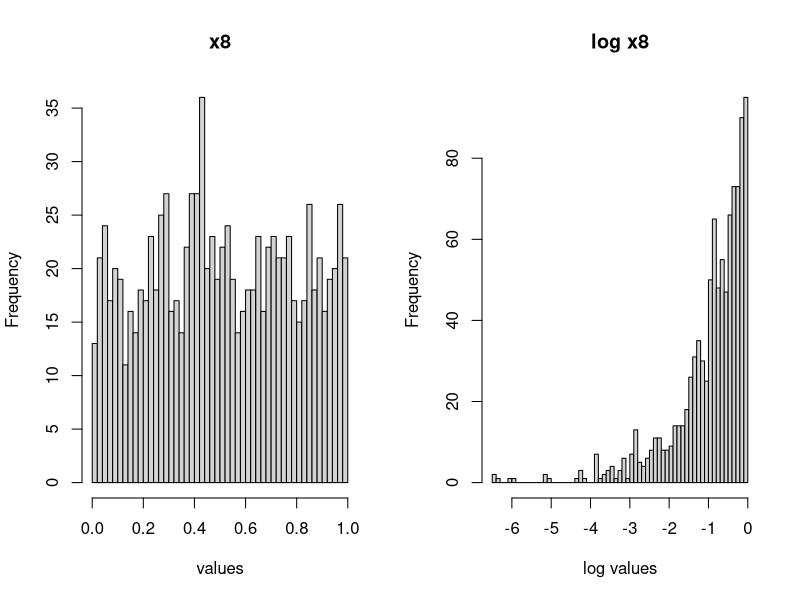
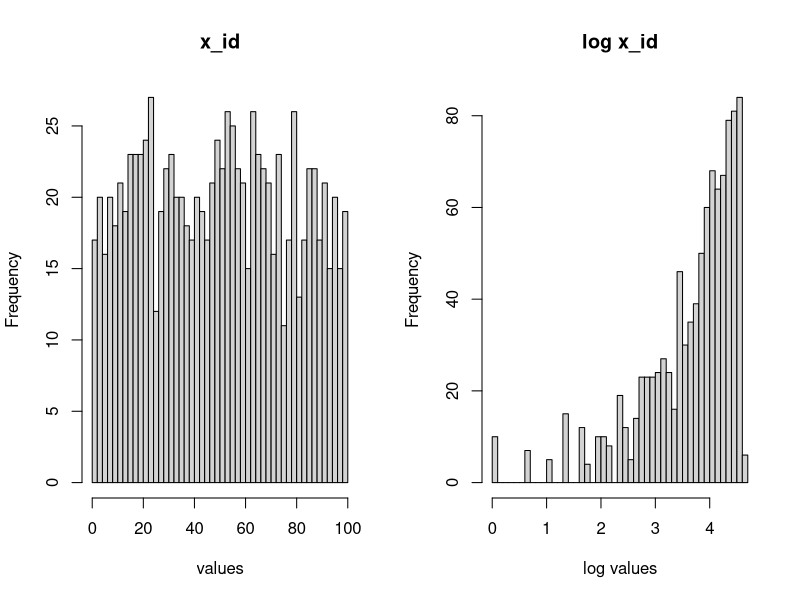

Recreate these plots in R, in order.
rm(list = ls())
library(dplyr)


# Per Lapsus
# CTRL + C per commentare più righe di codice

# /////////////////////////////////////////////////////////////////////////////
#  ----------------------- Lettura e Preprocessing -----------------------------
# /////////////////////////////////////////////////////////////////////////////


# per avere un'idea del file da terminale: 
# head nome_file.formato

dati = read.csv("test_dataset/df_multi.csv", sep = ",", stringsAsFactors = F)

# NOTA: converto in fattori solo alla fine del preprocessing
# in modo da non dover riconvertire tutto ogni volta 

# controllo
str(dati)

# rinomimo la risposta in y: cambia il primo "y" in base al problema
names(dati)[which(names(dati) == "y")] = "y"

# controllo 
str(dati)

# §§§§§§§§§§§§§§§§§§§§§§§§§§§§§§§§§§§§§§§§§§§§§§§§§§§§§§§§§§§§§§§§
# Generico -------------------------------------------------------
# §§§§§§§§§§§§§§§§§§§§§§§§§§§§§§§§§§§§§§§§§§§§§§§§§§§§§§§§§§§§§§§§


# @@@@@@@@@@@@@@@@@@@@@@@@@@@@@@@@@@@@@@@@@@@@@@
# Valori mancanti 1 --------------------------------
# @@@@@@@@@@@@@@@@@@@@@@@@@@@@@@@@@@@@@@@@@@@@@@
# per ogni variabile controlla i dati mancanti per colonna
# definisco la funzione per contare il numero di unità
# uguali a un certo valore in un vettore



# Funzioni utili
CountEqualTo = function(vector_object, value){
  length(which(vector_object == value))
}


# controlla se value è presente nel vettore
IsValueInVector = function(vector_object, value){
  # definita prima
  if(CountEqualTo(vector_object, value) == 0){
    return(FALSE)
  }
  return(TRUE)
}



# Mancanti NA (classici)
missing_freq_NA = apply(dati, 2, function(col) sum(is.na(col)))
missing_freq_NA

# Mancanti "" (caratteri vuoti: "")

# Eventualmente cambia il parametro "" con altri in base al propblema
missing_freq_empty = apply(dati, 2, function(col) CountEqualTo(col, ""))
missing_freq_empty

# Totale mancanti: NA + empty
missing_freq_NA + missing_freq_empty


# righe dati mancanti NA
row_missing_index_NA = which(is.na(dati))

# righe dati mancanti empty

row_missing_index_empty = which((apply(dati, 1, function(row) (IsValueInVector(row, "")))) == TRUE)

head(row_missing_index_empty)

# eventuale gestione caso per caso

# Possibilità

# 1) Rimozione osservazioni se sono poche rispetto alla numerosità totale
# e n è molto grande
# dati = dati[-row_missing_index_NA,]
# dati = dati[-row_missing_index_empty,]


# 2) Se qualitativa: creazione di una nuova modalità
# es dati$v2 =  ifelse(da$v2, is.na, "missing", da$v2)


# 3) Se quantitativa:
# 3.1) rimozione
# 3.2) suddivisione in classi con aggiunta della modalità mancante
# 3.3) imputazione e imputazione con es. media o mediana -> mai fatto
#     un'altro modo per fare imputazione è trattare il predittore come risposta
#     rispetto agli altri predittori

# Per motivi di tempo nell'esame effettuo o 3.1) o 3.2)

# @@@@@@@@@@@@@@@@@@@@@@@@@@@@@@@@@@@@@@@@@@@@@@
# Rimozioni variabili --------------------------
# @@@@@@@@@@@@@@@@@@@@@@@@@@@@@@@@@@@@@@@@@@@@@@

# Rimozione di variabili esplicative
dati$X = NULL

# Rimozione Leaker 


# @@@@@@@@@@@@@@@@@@@@@@@@@@@@@@@@@@@@@@@@@@@@@@
# Rimozione Osservazioni -----------------------
# @@@@@@@@@@@@@@@@@@@@@@@@@@@@@@@@@@@@@@@@@@@@@@

# seleziono un sotto insieme dei dati
# controllo valori mancanti
# se in frequenza sono relativamente pochi

# selezione di un sottoinsieme di dati per il problema in questione

# dati = dati[dati$Stato == "Successful",]
# dati$Stato = NULL

# controllo 
str(dati)


# §§§§§§§§§§§§§§§§§§§§§§§§§§§§§§§§§§§§§§§§§§§§§§§§§§§§§§§§§§§§§§§§
# Specifico -----------------------------------------------------
# §§§§§§§§§§§§§§§§§§§§§§§§§§§§§§§§§§§§§§§§§§§§§§§§§§§§§§§§§§§§§§§§


# @@@@@@@@@@@@@@@@@@@@@@@@@@@@@@@@@@@@@@@@@@@@@@
# Testo ----------------------------------------
# @@@@@@@@@@@@@@@@@@@@@@@@@@@@@@@@@@@@@@@@@@@@@@

# generale



# 2) gsub: sostitusice la stringa
# pattern = "-[[:digit:]][[:digit:]]-[[:digit:]][[:digit:]]"
# head(gsub(pattern = pattern, replacement = "", x = dati$variabile)

# 3) substring
# primi quattro caratteri (start = 1, stop = 4)
# head(substr(as.character(dati$variabile), 1, 4))

# grepl: controllo logico se è presente un pattern
# + grepl (logical): controllo presenza o assenza di stringa
# es mese di marzo
# head(grepl("-03-", x = dati$Data.di.lancio, ignore.case = TRUE))

# altro esempio con grepl -> weekend o no
# grepl(pattern = "dom|sab",
#       c("fwf w Domenica", "Sabato esco", "Luned dwdw"),
#       ignore.case = T)

# rimozione variabili ridondanti

# dati$Data.di.lancio = NULL
# dati$Data.di.termine = NULL

str(dati)

# @@@@@@@@@@@@@@@@@@@@@@@@@@@@@@@@@@@@@@@@@@@@@@
# Data -----------------------------------------
# @@@@@@@@@@@@@@@@@@@@@@@@@@@@@@@@@@@@@@@@@@@@@@

# %Y-%m-%d
date_time_default_str = "[[:digit:]][[:digit:]][[:digit:]][[:digit:]]-[[:digit:]][[:digit:]]-[[:digit:]][[:digit:]]"
date_expr_str = "[0-9]{4}-[0-9]{2}-[0-9]{2}" # esempio 2022-07-28
date_expr_str_raw = "[0-9]{8}" # esempio 20220728
date_format = "%Y-%m-%d"

# ATTENZIONE: da cambiare di caso in caso
temp_var_name = "x6"

# Se necessario prima devo pulire i dati con la data
# seleziono le righe non NA non empty per una particolare variabile con la data

# Per una variabile: per altre variabili copia e incolla

# tutti i valori da NON modificare
index_na_empty = which(is.na(dati[, temp_var_name]) | dati[, temp_var_name] == '')

# pulisci questi valori (dipende dal problema in questione)
# metodo 1: esempio -> se le posizioni sono fisse 
# substring("2022-09-08fwfwfw", 1, 10)

# dati[-index_na_empty, temp_var_name] = substring(dati[-index_na_empty, temp_var_name], 1, 10)
# 
# head(dati[-index_na_empty, temp_var_name])


# in alternativa
# regmatches("2022-09-08fwfwfw", gregexpr(date_expr_str, "2022-09-08fwfwfw"))[[1]]

dati[-index_na_empty, temp_var_name] = unlist(regmatches(dati[-index_na_empty, temp_var_name],
                                                         gregexpr(date_expr_str,
                                                                  dati[-index_na_empty, temp_var_name])))
head(dati[-index_na_empty, temp_var_name])

# modifica della data
# se il formato è diverso invertire i caratteri in tryFormat
dati[, temp_var_name] = as.Date(dati[,temp_var_name], tryFormat = "%Y-%m-%d")

# estraggo l'anno e il mese
dati$anno = format(dati[, temp_var_name], "%Y") # lo teniamo con categoriale
str(dati$anno)
table(dati$anno)

dati$mese =  format(dati[, temp_var_name], "%m")
table(dati$mese)


# rimozione variabile 
dati[,temp_var_name] = NULL
rm(temp_var_name)
rm(index_na_empty)

# Eventualmente nuova variabile differenza (in giorni)
# se ad esempio c'è una data di inizio e una di fine
# differenza in giorni
# dati$Durata = as.numeric(dati$Data.di.termine - dati$Data.di.lancio)
# 
# str(dati$Durata)


# @@@@@@@@@@@@@@@@@@@@@@@@@@@@@@@@@@@@@@@@@@@@@@
# Valori mancanti 2 ----------------------------
# @@@@@@@@@@@@@@@@@@@@@@@@@@@@@@@@@@@@@@@@@@@@@@
# per ogni variabile controlla i dati mancanti per colonna

# @@@@@@@@@@@@@@@@@@@@@@@@@@@@@@@@@@@@@@@@@@@@@@
# Valori mancanti EMPTY ----------------------
# @@@@@@@@@@@@@@@@@@@@@@@@@@@@@@@@@@@@@@@@@@@@@@
# Mancanti "" (caratteri vuoti: "") (più facili da gestire)

# Eventualmente cambia il parametro "" con altri in base al propblema
missing_freq_empty = apply(dati, 2, function(col) CountEqualTo(col, ""))
missing_freq_empty

# se sono character sono quasi sicuramente categoriali (controlla comunque)
str(dati)

# aggiungo la modalità "EMPTY" al posto di ""

# ottieni i nomi per cui ci sono dei ""
names_missing = names(missing_freq_empty[which(missing_freq_empty > 0)])

# sostituisco i "" con il character "EMPTY" (attenzione al problema specifico)
# (potrebbe essere necessario cambiare nome alla modalità)
dati[,names_missing] = apply(dati[,names_missing], 2,
                             function(col) ifelse(col == '', "EMPTY", col))

head(dati[,names_missing])

# @@@@@@@@@@@@@@@@@@@@@@@@@@@@@@@@@@@@@@@@@@@@@@
# Valori mancanti NA ---------------------------
# @@@@@@@@@@@@@@@@@@@@@@@@@@@@@@@@@@@@@@@@@@@@@@
# Mancanti NA (classici) (più difficili da gestire)
missing_freq_NA = apply(dati, 2, function(col) sum(is.na(col)))
missing_freq_NA


str(dati)
# se ci sono dei dati character che presentano dei NA: di fatto posso considerarli
# come "" e ripetere la procedura "EMPTY"

# per questo specifico problema questa casistica si presenta con
# le variabili "anno" e "mese"
# copia - incolla:
case_specific_missing = c("anno", "mese")

dati[,case_specific_missing] = apply(dati[,case_specific_missing], 2,
                             function(col) ifelse(is.na(col), "EMPTY", col))


# Controllo
# righe dati mancanti empty
# non dovrebbero esserci
row_missing_index_empty = which((apply(dati, 1, function(row) (IsValueInVector(row, "")))) == TRUE)
length(row_missing_index_empty)


# NA
missing_freq_NA = apply(dati, 2, function(col) sum(is.na(col)))
missing_freq_NA
str(dati)


# @@@@@@@@@@@@@@@@@@@@@@@@@@@@@@@@@@@@@@@@@@@@@@
# Rimozione tutte righe con NA -----------------
# @@@@@@@@@@@@@@@@@@@@@@@@@@@@@@@@@@@@@@@@@@@@@@


# righe dati mancanti NA
row_missing_index_NA = which((apply(dati, 1, function(row)( NA %in% row))))
# se sono poche le elimino
length(row_missing_index_NA)

# elimino le righe con dati mancanti se sono poche
# rispetto alla numerosità campionaria
# soglia arbitraria -> da cambiare

length(row_missing_index_NA) / NROW(dati)

if((length(row_missing_index_NA) / NROW(dati)) < 0.05){
  dati = dati[-row_missing_index_NA,]
}


# @@@@@@@@@@@@@@@@@@@@@@@@@@@@@@@@@@@@@@@@@@@@@@
# Valori mancanti NA Quantitative --------------
# @@@@@@@@@@@@@@@@@@@@@@@@@@@@@@@@@@@@@@@@@@@@@@

# Visto il tempo limitato adotto una delle seguenti opzioni:
# 1) eliminazione mancanti se sono pochi (in base al problema)
# 2) converto in classi i valori quantitativi e aggiungo la modalità EMPTY
# in corrispondenza dei NA

# Per risparmiare tempo discrimino quali variabili sottoporre a 1) o 2)
# in base alla frequenza relativa di NA (può cambiare da problema a problema):
# sotto una certa soglia adotto 1), sopra adotto 2)

relative_missing_freqs = missing_freq_NA / NROW(dati)

# seleziono le variabili con frequenza relativa di valori NA inferiore 
# a una certa soglia prefissata
temp_threshold = 0.05

var_names_to_remove = colnames(dati[,which(relative_missing_freqs > 0 & relative_missing_freqs < temp_threshold)])
var_names_to_remove

if(length(var_names_to_remove != 0)){
  row_missing_index_NA_to_remove = which((apply(dati[,var_names_to_remove], 1, function(row)( NA %in% row))))
  dati = dati[-row_missing_index_NA_to_remove,]}
str(dati)


# 2)
# funzione per una di queste variabili
# @param var_vector: vettore di variabile quantitativa con eventuali NA
# @param my_breaks vettore di separazione: default NA
# @param my_probs vettore di quantili: default quartili
# @return: vettore di character della variabile categorizzata per quantili 
# + modalità EMPTY al posto dei NA

ToCategoricalIncludeNA = function(var_vector,
                                  my_breaks = NA,
                                  my_probs = seq(0, 1, 0.25)){
  NOT_NA_index = which(!is.na(var_vector))
  
  used_breaks = my_breaks
  
  # default
  if(is.na(my_breaks)){
    used_breaks = quantile(var_vector, probs = my_probs, na.rm = TRUE)
  }
  
  to_breaks = as.character(cut(var_vector[NOT_NA_index],
                               breaks = unique(used_breaks),
                               include.lowest = TRUE))
  
  returned_vector = rep("EMPTY", length(var_vector))
  
  returned_vector[NOT_NA_index] = to_breaks
  
  return(returned_vector)
  
}


# test 
# ToCategoricalIncludeNA(c(1,2,NA,4,5,NA))


# lista di variabili quantitative da trasformare in qualitative
var_names_to_qual = colnames(dati[,which(relative_missing_freqs >= temp_threshold)])
var_names_to_qual

if(length(var_names_to_qual) != 0){
  # attenzione agli eventuali valori di default in ToCategoricalIncludeNA
  dati[,var_names_to_qual] = apply(dati[,var_names_to_qual], 2, 
                                   function(col) ToCategoricalIncludeNA(col))

}

rm(temp_threshold)

str(dati)

# @@@@@@@@@@@@@@@@@@@@@@@@@@@@@@@@@@@@@@@@@@@@@@
# Valori unici ---------------------------------
# @@@@@@@@@@@@@@@@@@@@@@@@@@@@@@@@@@@@@@@@@@@@@@


var_names = colnames(dati)

y_index = which(var_names == "y")

# +++++++++++++++++++++++++++++++++++++++++++++++++
# Individuo qualitative codificate come quantitative
# ++++++++++++++++++++++++++++++++++++++++++++++++++

# ottieni l'indice delle colonne delle variabili con il numero di modalità
# da eventualmente convertire in fattori
# !!!!RICHIESTA ATTENZIONE!!!!!

unique_vals_df = data.frame(nome = rep("", NCOL(dati)),
                            indice = rep(0, NCOL(dati)),
                            uniques = rep(0, NCOL(dati)))


unique_vals_df$nome = colnames(dati)
unique_vals_df$indice = as.numeric(1:NCOL(dati))
unique_vals_df$uniques = as.numeric(apply(dati, 2, function(col) length(unique(col))))


unique_vals_df

# eslcusione della y
unique_vals_df_no_y = unique_vals_df[-which(unique_vals_df$nome == "y"),]
unique_vals_df_no_y

# @@@@@@@@@@@@@@@@@@@@@@@@@@@@@@@@@@@@@@@@@@@@@@
# Riduzione categorie qualitative -------------
# @@@@@@@@@@@@@@@@@@@@@@@@@@@@@@@@@@@@@@@@@@@@@@

# Funzioni 
# ===================================================================

# @input my_table(table)
# @input first (int): how many values frequencies one should print (default all)
# @input print_lenght (bool): print the number of total unique values
# @return values frequency in decreasing frequency order
ReturnFirstTable = function(my_table,
                           first = NULL,
                           print_length = FALSE){
  
  if (print_length == TRUE){
    print(paste("number of unique values: ", length(my_table)))
  }
  
  # print all
  if(is.null(first)){
    first = length(my_table)
    return(my_table  %>% sort(decreasing = T))
  }
  
  # print only first
  else{
    return((my_table  %>% sort(decreasing = T))[1:min(first,length(my_table))])
  }
  
}

# @input my_df (data.frame)
# @input var_index_subset (vector of int): indexes of variables subset
# @input first (int): how many values frequencies one should print (default all)
# @input print_lenght (bool): print the number of total unique values
# @print values frequency in decreasing frequency order
# going forward with the "enter" input and backward with the "b" input

PrintAllTables = function(my_df,
                          var_index_subset = NULL,
                          first = NULL,
                          print_length = FALSE){
  
  # all variables
  if(is.null(var_index_subset)){
    var_index_subset = 1:NCOL(my_df)}
  
  var_index_counter = 0
  var_names_temp = colnames(my_df)
  
  print("press (enter) to forward and 'b' to backward and q to quit")
  
  while(var_index_counter < length(var_index_subset)){
    input = readline("")
    
    if((input == "q")){
      var_index_counter = length(var_index_subset) - 1}
    
    if((input != "b")){
      var_index_counter = var_index_counter + 1}
    
    if(input == "b"){
      var_index_counter = var_index_counter - 1}
    
    if(var_index_counter <= 0){
      var_index_counter = 1}
    
    
    print("--------------------------------------------")
    print(var_names_temp[var_index_subset[var_index_counter]])
    print(ReturnFirstTable(table(my_df[,var_index_subset[var_index_counter]]),
                    first,
                    print_length))
    print("--------------------------------------------")}
    
}



# Analisi prime 40 frequenze delle modalità di tutte
# le variabili

PrintAllTables(dati, first = 40)




# ritorna le modalità di var_name con frequenza minore di soglia
# con il "valore nuova"
# NOTA: il return DEVE essere ASSEGNATO
RaggruppaModalita = function(df, var_name, tabella_freq_modalita, soglia, valore_nuova){
  
  # modalità al di sotto di una certa frequenza
  modalita_sotto_soglia = names(which(tabella_freq_modalita < soglia))
  
  # raggruppo queste modalità
  return(ifelse(df[,var_name] %in% modalita_sotto_soglia, valore_nuova, df[,var_name]))
}
# ==========================================================================================

# Attenzione: l'implementazione di tree NON permette esplicative 
# categoriali con più di 30 modalità
# quindi eventualmente ridurre a max 30 modalità
# (compromesso di perdita informazione)


# ================================================================================

# @@@@@@@@@@@@@@@@@@@@@@@@@@@@@@@@@@@@@@@@@@@@@@@@@@@@@@@@
# Riduzione modalità qualitative per frequenza ----------
# @@@@@@@@@@@@@@@@@@@@@@@@@@@@@@@@@@@@@@@@@@@@@@@@@@@@@@@@
# Esempio di applicazione: cambiare il nome della variabile e la soglia
# ==============================================================================


unique_vals_df_no_y
str(dati)

# Variabile singola ----------------
# °°°°°°°°°°°°°°°°°°°° Warning: cambia nome variabile °°°°°°°°°°°°°°°°°°°°°°°°°°°°°°
# Per una specifica variabile 

# temp_table_freq = TableFreqFun(dati, "x5")
# temp_table_freq
# 
# dati[,"x5"] = RaggruppaModalita(dati, "x5", temp_table_freq, 400, "Altro")
# 
# # check
# temp_table_freq = TableFreqFun(dati, "x5")
# temp_table_freq
# 
# rm(temp_table_freq)

# Tutte le variabili character ------------------------
# per motivi computazionali, al costo di perdere informazioni
# riduco le modalità a 25 modalità

# funzione per una singola variabile
GroupValuesQual = function(df, qual_vector_var_name, new_name = "Altro"){
  temp_table_freq = table(df[,qual_vector_var_name]) %>% sort(decreasing = T)
  
  # meno di 30 modalità: non c'è bisogno di nessuna modifica
  if (length(temp_table_freq) <= 25){
    return(df[, qual_vector_var_name])
  }
  
  # altrimenti riduci le modalità
  # seleziona la frequenza soglia oltre cui aggregare
  # (temp_table_freq è già ordinata in ordine decrescente per frequenza)
  freq_threshold = temp_table_freq[24]
  
  return(RaggruppaModalita(df, qual_vector_var_name, temp_table_freq,
                           freq_threshold, new_name))
}

char_var_names = colnames(dati[,-y_index])[which(unlist(lapply(dati[,-y_index], typeof)) == "character")]

for(name in char_var_names){
  dati[,name] = GroupValuesQual(dati, name, "Altro")
}

str(dati)

# check 
unique_vals_df = data.frame(nome = rep("", NCOL(dati)),
                            indice = rep(0, NCOL(dati)),
                            uniques = rep(0, NCOL(dati)))


unique_vals_df$nome = colnames(dati)
unique_vals_df$indice = as.numeric(1:NCOL(dati))
unique_vals_df$uniques = as.numeric(apply(dati, 2, function(col) length(unique(col))))


unique_vals_df

# eslcusione della y
unique_vals_df_no_y = unique_vals_df[-which(unique_vals_df$nome == "y"),]
unique_vals_df_no_y


# @@@@@@@@@@@@@@@@@@@@@@@@@@@@@@@@@@@@@@@@@@@@@@@@@@@@@@@@@@@@@@@@@
# Riduzione quantitative in qualitative per poche modalità --------
# @@@@@@@@@@@@@@@@@@@@@@@@@@@@@@@@@@@@@@@@@@@@@@@@@@@@@@@@@@@@@@@@@
# + qualitative che sono codificate numericamente

# indici delle esplicative con meno di min_modalità modalità
# da aumentare in base al problema
min_modalita = 2

index_min_modalita = unique_vals_df_no_y$indice[which(unique_vals_df_no_y$uniques <= min_modalita)]
index_min_modalita

# trasformo in fattore queste ultime
for(i in index_min_modalita){
  dati[,i] = as.factor(dati[,i])
}

str(dati)




# +++++++++++++++++++++++++++++++++++++++++++++++++
# Nomi e indici di colonna delle variabili
# ++++++++++++++++++++++++++++++++++++++++++++++++++

# nomi delle esplicative qualitative e quantitative
# potrei dover effettuare questa operazione più volte


var_factor_index = which(sapply(dati, is.factor))
# se comprende l'indice della y  lo rimuovo
# da sistemare
if (y_index %in% var_factor_index){
  var_factor_index = var_factor_index[-which(var_factor_index == y_index)]}

var_char_index = which(sapply(dati, is.character))
# se comprende l'indice della y  lo rimuovo
# da sistemare
if (y_index %in% var_char_index){
  var_char_index = var_char_index[-which(var_char_index == y_index)]}


# comprende anche int
var_num_index = as.numeric(which(sapply(dati, is.numeric)))
# se comprende l'indice della y lo rimuovo
if (y_index %in% var_num_index){
  var_num_index = var_num_index[-which(var_num_index == y_index)]}


# +++++++++++++++++++++++++++++++++++++++++++++++++
# Conversione character in factor
# ++++++++++++++++++++++++++++++++++++++++++++++++++

for(i in var_char_index){
  dati[,i] = as.factor(dati[,i])
}


str(dati)


# +++++++++++++++++++++++++++++++++++++++++++++++++++++++++++++
# Aggiorno indici qualitative e nomi qualitative e quantitative
# +++++++++++++++++++++++++++++++++++++++++++++++++++++++++++++

var_qual_index =  as.numeric(c(var_char_index, var_factor_index))

var_qual_names = var_names[var_qual_index]

var_num_names = var_names[var_num_index]

# check 
var_qual_index
var_num_index


var_qual_names
var_num_names


# @@@@@@@@@@@@@@@@@@@@@@@@@@@@@@@@@@@@@@@@@@@@@@
# Analisi istrogramma quantitative -------------
# @@@@@@@@@@@@@@@@@@@@@@@@@@@@@@@@@@@@@@@@@@@@@@

# per ogni variabile esplicativa quantitativa 
# disegna l'istrogramma della sua distribuzione empirica
# e quella del suo logaritmo (opportunamente traslata)

# @input: my_df (data.frame)
# @input var_index_subset (vector of int): indexes of quantitative variables subset
# output: plots of each quantitative variable histogram
DrawQuantHist = function(my_df,
                        var_index_subset = NULL,
                        my_breaks = 50){
  
  # all variables
  if(is.null(var_index_subset)){
    var_index_subset = 1:NCOL(my_df)}
  
  var_index_counter = 0
  var_names_temp = colnames(my_df)
  
  par(mfrow = c(1,2))
  
  print("press (enter) to forward and 'b' to backward and q to quit")
  
  while(var_index_counter < length(var_index_subset)){
    input = readline("")
    
    if((input == "q")){
      var_index_counter = length(var_index_subset) - 1}
    
    if((input != "b")){
      var_index_counter = var_index_counter + 1}
    
    if(input == "b"){
      var_index_counter = var_index_counter - 1}
    
    if(var_index_counter <= 0){
      var_index_counter = 1}
    
    
    # original scale
    hist(my_df[,var_index_subset[var_index_counter]],
         breaks = my_breaks,
         main = var_names_temp[var_index_subset[var_index_counter]],
         xlab = "values")
    
    # log translated scale
    temp_min = min(my_df[,var_index_subset[var_index_counter]])
    
    if(temp_min > 0){
      temp_min = 0}
    
    hist(log(my_df[,var_index_subset[var_index_counter]] - temp_min + 1e-05 ),
         breaks = my_breaks,
         main = paste("log", var_names_temp[var_index_subset[var_index_counter]]),
         xlab = "log values")
    }
  
  par(mfrow = c(1,1))
  
}


# Analisi istogrammi
DrawQuantHist(dati, var_num_index)


# @@@@@@@@@@@@@@@@@@@@@@@@@@@@@@@@@@@@@@@@@@@@@@
# Scope ----------------------------------------
# @@@@@@@@@@@@@@@@@@@@@@@@@@@@@@@@@@@@@@@@@@@@@@

# funzione per creare le stringhe di interazione
# tra variabili della stessa tipologia
# (quantitativa - quantitativa e fattore - fattore)

# '@ input: array of strings   
# '@ return string formula of interaction terms
# example :
# input = c("a", "b", "c")
# output = "a:b + a:c + b:c" 
MakeSameInteractionsString = function(input_var_type_names){
  # preliminary checks
  if(length(input_var_type_names) == 0){
    cat("Warning: input_var_type_names is of length 0, return empty string")
    return("")
  }
  
  type_type_interactions_string = ""
  for (i in 1:length(input_var_type_names)){
    for (j in (i+1):length(input_var_type_names)){
      if (!(is.na(input_var_type_names[i]) | is.na(input_var_type_names[j])) & (j != i))
        type_type_interactions_string = paste(type_type_interactions_string,
                                              " + ",
                                              input_var_type_names[i],
                                              ":",
                                              input_var_type_names[j])
    }
  }
  
  # Remove the first " + " from the string
  type_type_interactions_string = substring(type_type_interactions_string, 6)
  
  return(type_type_interactions_string)
  
}

# stringhe intermedie
no_interaction_string = paste(var_names[-y_index], collapse = " + ")


qual_num_interactions_string = paste(outer(var_num_names,
                                           var_qual_names,
                                           FUN = function(x, y) paste(x, y, sep = ":")), collapse = " + ")

qual_qual_interactions_string = MakeSameInteractionsString(var_qual_names)


num_num_interactions_string = MakeSameInteractionsString(var_num_names)

# variabili quantitative al quadrato

num_vars_square_string = ""

if(length(var_num_names) != 0){
  num_vars_square_string <- paste("I(",
                                var_num_names,
                                "^2)",
                                sep = "", collapse = " + ")}


# string terms vector: vector of string terms
# return formula object
MakeFormula = function(string_terms_vector, intercept_bool = TRUE){
  base_formula = "y ~ "
  
  # remove empty vector terms
  string_terms_vector = string_terms_vector[which(string_terms_vector != "")]
  
  if (intercept_bool == FALSE){
    base_formula = paste(base_formula, " - 1 + ")
  }
  
  added_terms = paste(string_terms_vector, collapse = " + ")
  return(as.formula(paste(base_formula, added_terms)))
  
}


# creazione delle formule

# per evitare errori dovuti a formule troppo lunghe
options(expressions = 50000)

formula_yes_interaction_yes_intercept <- MakeFormula(c(no_interaction_string,
                                                       num_vars_square_string,
                                                       qual_qual_interactions_string,
                                                       qual_num_interactions_string))

formula_yes_interaction_no_intercept <- MakeFormula(c(no_interaction_string,
                                                      num_vars_square_string,
                                                      qual_qual_interactions_string,
                                                      qual_num_interactions_string),
                                                    intercept_bool = FALSE)

formula_yes_interaction_yes_intercept
formula_yes_interaction_no_intercept

# formula senza interazioni
formula_no_interaction_yes_intercept = MakeFormula(no_interaction_string)
formula_no_interaction_no_intercept = MakeFormula(no_interaction_string, intercept_bool = FALSE)

formula_no_interaction_yes_intercept
formula_no_interaction_no_intercept

# ///////////////////////////////////
# Save output on file ---------------
# //////////////////////////////////

# text.txt -------------

# initialize the output txt file to regularly write on in case 
# the software crashes
# also 

TEXT_OUTPUT_FILE_NAME = "text_ouput.txt"

# open sink 
sink(TEXT_OUTPUT_FILE_NAME, append = TRUE, split = TRUE)


# figures folder ----------
# relative path figures folder
FIGURES_FOLDER_RELATIVE_PATH = "figures/"

# fixed image dimensions (pixels)
FIGURE_WIDTH = 1000
FIGURE_HEIGHT = 1000

FIGURE_POINT_SIZE = 35
FIGURE_QUALITY = 120



